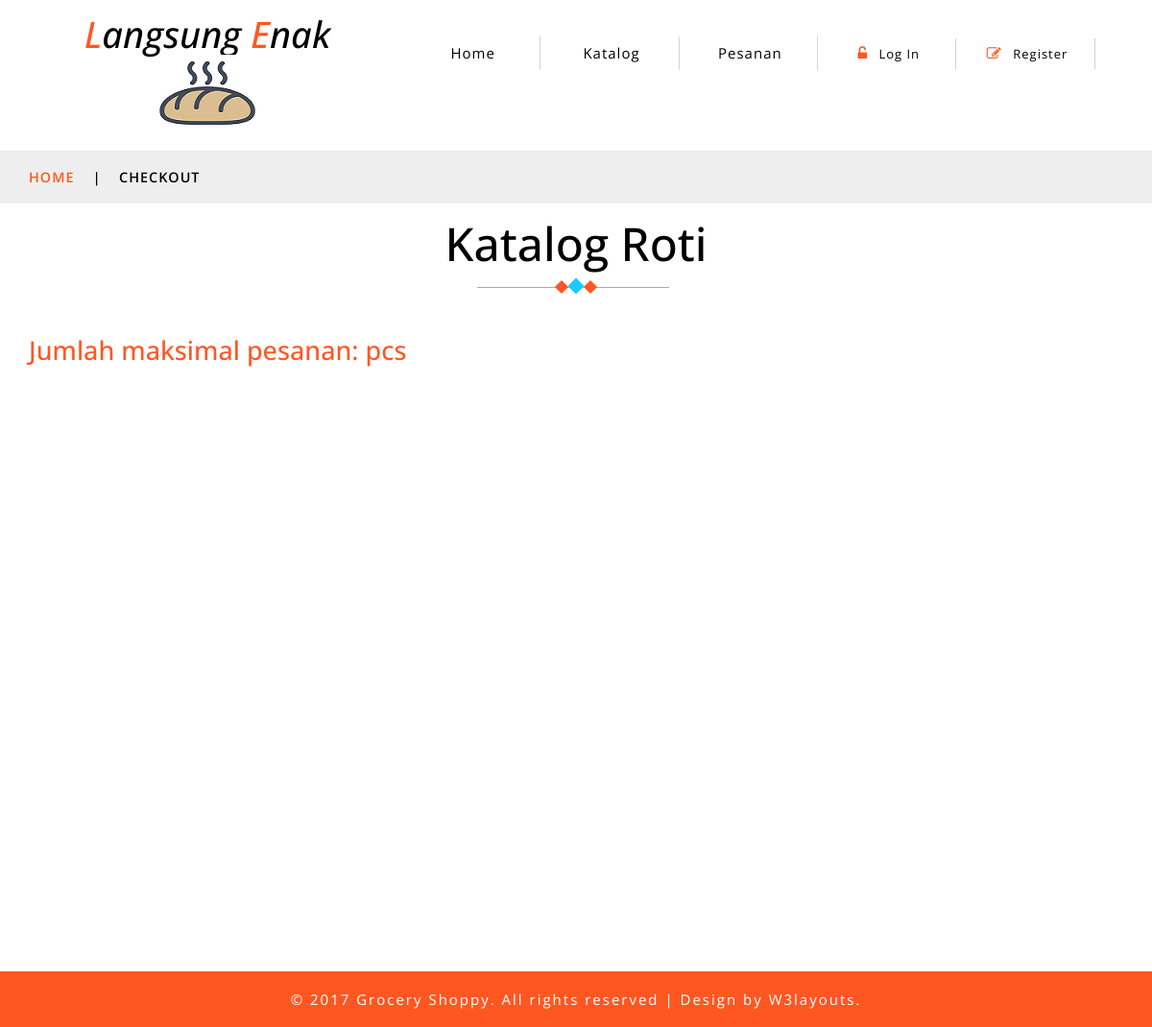
/, run on an earlier commit of the app's database.
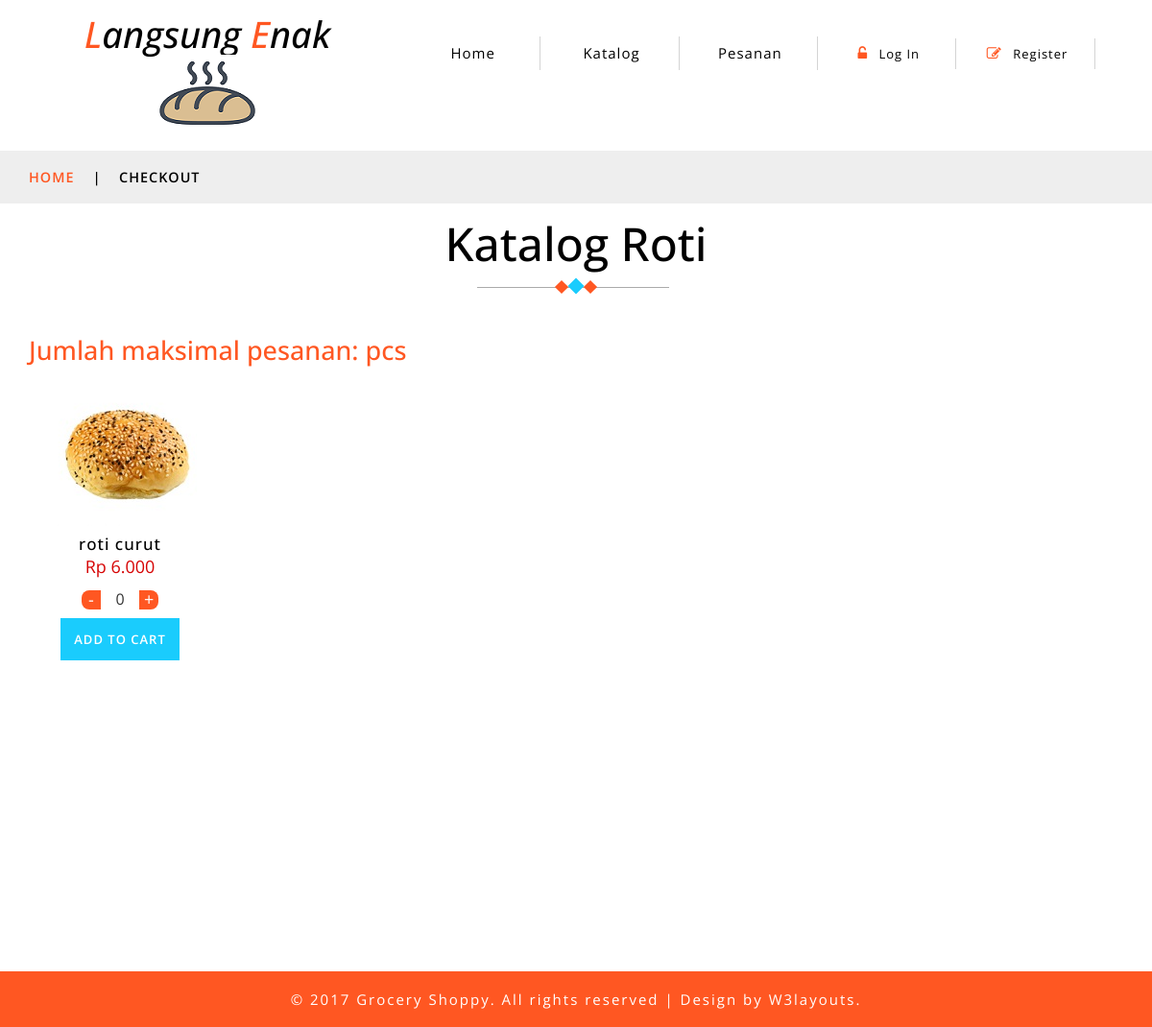
And on a later commit of the database.
### tables this page shows
CREATE TABLE `produk` (
  `id` int(11) NOT NULL,
  `nama_produk` varchar(50) NOT NULL,
  `deskripsi` varchar(255) DEFAULT NULL,
  `kategori` varchar(50) NOT NULL,
  `harga` int(15) NOT NULL,
  `gambar` varchar(255) NOT NULL
);

### application/controllers/Home.php (called while the page is built, shortened)
<?php
class Home extends CI_Controller
{
	public function __construct()
	{
		$this->load->model('M_customer');
		$this->load->model('M_produk');
		$this->load->model('M_pesanan');
		$this->load->model('M_detail_pesanan');
		$this->load->model('M_pembayaran');
	}
	public function katalog()
	{
		$data['produk'] = $this->M_produk->data_produk()->result_array();
		$this->load->view('katalog', $data);
	}
}

### index.php (called while the page is built, shortened)
<?php
require_once BASEPATH.'core/CodeIgniter.php';

### application/models/M_produk.php (called while the page is built, shortened)
<?php if (!defined('BASEPATH')) exit('No direct script access allowed');
class M_produk extends CI_Model
{
	public function data_produk()
	{
		return $this->db->get('produk');
	}
}

### application/views/katalog.php (the view, shortened to what this page needs)
<?php include 'template/header.php'; ?>
<div class="services-breadcrumb">
	<div class="agile_inner_breadcrumb">
		<div class="container">
			<ul class="w3_short">
				<li>
					<a href="index.html">Home</a>
					<i>|</i>
				</li>
				<li>Checkout</li>
			</ul>
		</div>
	</div>
</div>
<div class="privacy">
	<div class="container">
		<h3 class="tittle-w3l">Katalog Roti
			<span class="heading-style">
				<i></i>
				<i></i>
				<i></i>
			</span>
		</h3>
		<div class="checkout-right">
			<h4>Jumlah maksimal pesanan: <span><?= $this->session->userdata('max') ?> pcs</span>
			</h4>
			<?php foreach ($produk as $produk) { ?>
				<div class="col-md-2 product-men">
					<div class="men-pro-item simpleCart_shelfItem">
						<div class="men-thumb-item">
							<img src="<?= base_url('assets/images/gambar_produk/') . $produk['gambar'] ?>" alt="">
						</div>
						<div class="item-info-product ">
							<h4>
								<a href="single.html"><?= $produk['nama_produk'] ?></a>
							</h4>
							<div class="info-product-price">
								<span class="item_price">Rp <?= number_format($produk['harga'], 0, ",", "."); ?></span>
							</div>
							<div class="snipcart-details top_brand_home_details item_add single-item hvr-outline-out">
								<fieldset>
									<div class="quantity-select">
										<form action="<?= base_url('home/add_cart') ?>" method="post">
											<div class="value-button value-minus" id="decrease" value="Decrease Value">-</div>
											<input type="number" name="jumlah" class="number" value="0" min="0" />
											<div class="value-button value-plus" id="increase" value="Increase Value">+</div>
											<input type="submit" name="submit" value="Add to cart" class="button">
										</form>
									</div>
							</div>
						</div>
					</div>
				</div>
			<?php } ?>
		</div>
		<div class="clearfix"> </div>
	</div>
</div>
<?php include 'template/footer.php'; ?>

What changed in the data, as far as the page shows it:
added produk: gambar (picture), nama_produk "roti curut", harga "6.000"
